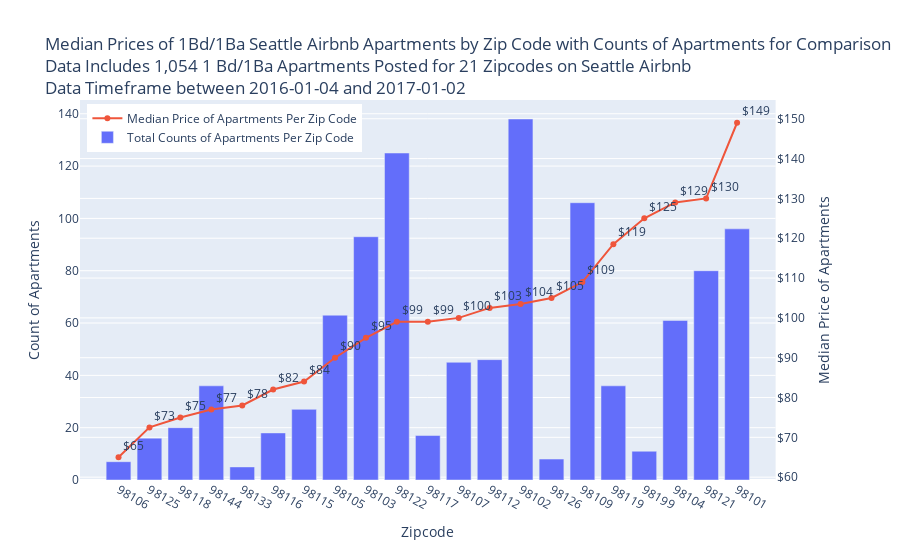

The notebook cell this image was saved under:
### Markdown cell above
## Crisp-DM Step 5) Data Evaluation for Question 1
After cleaning the data set, it is filtered one last time (only count zipcodes with 5 or more apartments) to then be plotted in a plotly go chart.  
This plotly go chart includes a bar chart of the number of apartments in each zip code that were used for the analysis. (y axis)  
It then also includes a scatter plot of the median price for apartments in each zip code, which is what we wanted to analyze. (y2 axis)  
The zip codes with the highest median daily rent price of apartments in the seattle area are clearly displayed on the right hand of the graph

### Code cell
# In order to avoid skewing median price if only a few apartments are in a zip code, I chose to remove zip code data points that had less than 5 apartments listed.
print('Start with {} apartments over {} zip codes'.format(df_apt_final_zip['apt_count'].sum(), df_apt_final_zip['zipcode'].count(),))
df_apt_final_zip = df_apt_final_zip[df_apt_final_zip['apt_count'] >= 5]
print('After removing zip codes with < 5 apartments, we will only plot {} apartments over {} zip codes'.format(df_apt_final_zip['apt_count'].sum(), df_apt_final_zip['zipcode'].count(),))

# Plot of median prices for 1 bed 1 bath apartments by zipcode, along with counts of apartments included
fig_counts = make_subplots(specs=[[{"secondary_y": True}]])

# Bar chart of the number of apartments in each zip code that were used for the analysis. (y axis)  
fig_counts.add_trace(
        go.Bar(name='Total Counts of Apartments Per Zip Code', x=df_apt_final_zip['zipcode'], y=df_apt_final_zip['apt_count'],
        yaxis='y',
        )),

# Scatter plot of the median price for apartments in each zip code, which is what we wanted to analyze. (y2 axis) 
fig_counts.add_trace(
        go.Scatter(name='Median Price of Apartments Per Zip Code', x=df_apt_final_zip['zipcode'], y=df_apt_final_zip['median_price'],
        yaxis='y2',
        mode='lines+markers+text', legendrank=2, text=df_apt_final_zip['median_price'], 
        textposition= "top right",
        texttemplate = "%{y:$.0f}"
        ))

# Adding in titles and formatting
fig_counts.update_layout(
                    title = ("Median Prices of 1Bd/1Ba Seattle Airbnb Apartments by Zip Code with Counts of Apartments for Comparison <br>Data Includes {:,} 1 Bd/1Ba Apartments Posted for {} Zipcodes on Seattle Airbnb <br>Data Timeframe between {} and {}".format(
                        df_apt_final_zip['apt_count'].sum(),
                        df_apt_final_zip['zipcode'].count(),
                        min(df_cal['date']),
                        max(df_cal['date'])
                        )
                        ),
                    xaxis_title="Zipcode",
                    yaxis_title="Count of Apartments",
                    yaxis2_title="Median Price of Apartments",
                    legend=dict(
                        yanchor="top",
                        y=0.99,
                        xanchor="left",
                        x=0.01
                        )
                    )
fig_counts.update_layout(yaxis2_tickprefix = '$')
fig_counts.show()

### Figure 1 — Plotly figure (JSON) as saved in the notebook; plotly's stock layout.template omitted (floating-point values rounded to 4 significant figures)
{"data": [{"name": "Total Counts of Apartments Per Zip Code", "type": "bar", "x": ["98106", "98125", "98118", "98144", "98133", "98116", "98115", "98105", "98103", "98122", "98117", "98107", "98112", "98102", "98126", "98109", "98119", "98199", "98104", "98121", "98101"], "y": [7, 16, 20, 36, 5, 18, 27, 63, 93, 125, 17, 45, 46, 138, 8, 106, 36, 11, 61, 80, 96], "yaxis": "y"}, {"legendrank": 2, "mode": "lines+markers+text", "name": "Median Price of Apartments Per Zip Code", "text": [65, 72.5, 75, 77, 78, 82, 84, 90, 95, 99, 99, 100, 102.5, 103.5, 105, 109, 118.5, 125, 129, 130, 149], "textposition": "top right", "texttemplate": "%{y:$.0f}", "type": "scatter", "x": ["98106", "98125", "98118", "98144", "98133", "98116", "98115", "98105", "98103", "98122", "98117", "98107", "98112", "98102", "98126", "98109", "98119", "98199", "98104", "98121", "98101"], "y": [65, 72.5, 75, 77, 78, 82, 84, 90, 95, 99, 99, 100, 102.5, 103.5, 105, 109, 118.5, 125, 129, 130, 149], "yaxis": "y2"}], "layout": {"legend": {"x": 0.01, "xanchor": "left", "y": 0.99, "yanchor": "top"}, "title": {"text": "Median Prices of 1Bd/1Ba Seattle Airbnb Apartments by Zip Code with Counts of Apartments for Comparison <br>Data Includes 1,054 1 Bd/1Ba Apartments Posted for 21 Zipcodes on Seattle Airbnb <br>Data Timeframe between 2016-01-04 and 2017-01-02"}, "xaxis": {"anchor": "y", "domain": [0, 0.94], "title": {"text": "Zipcode"}}, "yaxis": {"anchor": "x", "domain": [0, 1], "title": {"text": "Count of Apartments"}}, "yaxis2": {"anchor": "x", "overlaying": "y", "side": "right", "tickprefix": "$", "title": {"text": "Median Price of Apartments"}}}}
